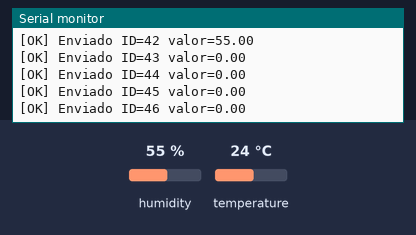
Bench run of a sketch on a simulated ESP32. On the bench: the last lines printed to the serial monitor. The inputs (shaded band) are chosen by the test bench; at power-on: humidity 55 %, temperature 24 °C. The local clock reads 2024-03-15 10:24:30 at power-on unless the sketch sets it.

Above: at 1.2 s.
1.3 s: humidity set to 22 %
At 2.5 s:
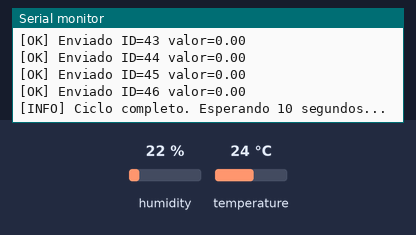
14.0 s: temperature set to 12 °C
16.1 s: humidity set to 40 %
At 22.94 s:
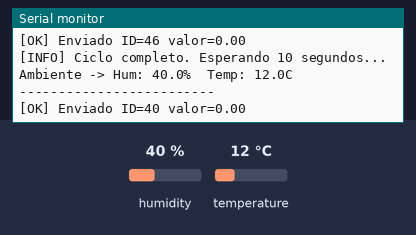
Timing chart, 0 to 24.2 s (numbered marks = the images above; inputs shaded):
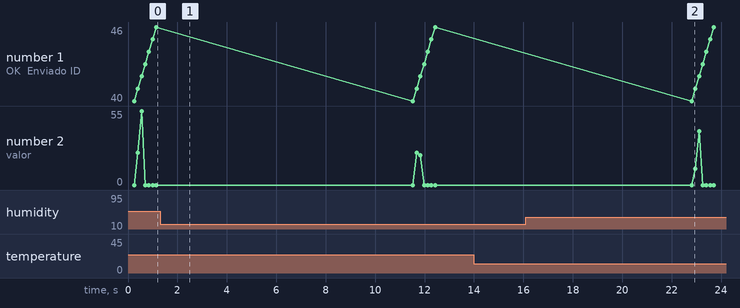

The sketch:

sistema_riego_datalogger.ino
```cpp
// ============================================================================
//  sistema_riego_datalogger.ino
//  ESP32 del Sistema de Riego + envio al Datalogger via ESP-NOW
//
//  Hardware:
//    - RS485 (UART2) para sensor de suelo y NPK
//    - DHT11 para temperatura/humedad ambiente
//    - ESP-NOW para enviar datos al datalogger central
//
//  IDs asignados (deben coincidir con EspPost.php):
//    40 = temperatura_suelo   (RS485)
//    41 = temperatura_ambiente (DHT11)
//    42 = humedad_ambiente     (DHT11)
//    43 = humedad_suelo        (RS485)
//    44 = potasio (K)          (RS485 NPK)
//    45 = fosforo (P)          (RS485 NPK)
//    46 = nitrogeno (N)        (RS485 NPK)
//
//  Formato enviado al datalogger:
//    id_grupo=40&valor1=23.5&fecha_lectura=YYYY-MM-DD&hora_lectura=HH:MM:SS
//
//  El datalogger recibe por ESP-NOW y reenvia por HTTP POST a EspPost.php
// ============================================================================

#include <HardwareSerial.h>
#include <DHT.h>
#include <WiFi.h>
#include <esp_now.h>

// ── RS485 pins ──
#define RXD2 16
#define TXD2 17
#define DERE 14

// ── DHT11 ──
#define DHTPIN 4
#define DHTTYPE DHT11

HardwareSerial RS485(2);
DHT dht(DHTPIN, DHTTYPE);

// ── Frames Modbus ──
uint8_t frameHT[]  = { 0x01, 0x03, 0x00, 0x12, 0x00, 0x02, 0x64, 0x0E };
uint8_t frameNPK[] = { 0x01, 0x03, 0x00, 0x1E, 0x00, 0x03, 0x65, 0xCD };

// ── IDs para el datalogger ──
#define ID_TEMP_SUELO       40
#define ID_TEMP_AMBIENTE    41
#define ID_HUM_AMBIENTE     42
#define ID_HUM_SUELO        43
#define ID_POTASIO          44
#define ID_FOSFORO          45
#define ID_NITROGENO        46

// ── Estructura ESP-NOW (debe coincidir con el datalogger) ──
typedef struct struct_message {
  int   id_grupo;
  float valor1;
  float valor2;
} struct_message;

struct_message datoEnvio;

// ── MAC del datalogger central (cambiar por la real) ──
uint8_t macDatalogger[] = { 0x00, 0x00, 0x00, 0x00, 0x00, 0x00 };

// ── Variables de lectura ──
float tempSuelo      = 0;
float humSuelo       = 0;
float tempAmbiente   = 0;
float humAmbiente    = 0;
float nitrogenoVal   = 0;
float fosforoVal     = 0;
float potasioVal     = 0;

// ── NTP para fecha/hora ──
const char* ntpServer = "time.google.com";
const long  gmtOffset = -18000;
const int   daylight  = 0;

void sendModbus(uint8_t *frame, int len) {
  while (RS485.available()) RS485.read();
  digitalWrite(DERE, HIGH);
  RS485.write(frame, len);
  RS485.flush();
  digitalWrite(DERE, LOW);
}

void enviarDato(int id, float valor) {
  datoEnvio.id_grupo = id;
  datoEnvio.valor1   = valor;
  datoEnvio.valor2   = 0;

  esp_err_t result = esp_now_send(macDatalogger, (uint8_t *)&datoEnvio, sizeof(datoEnvio));

  if (result == ESP_OK) {
    Serial.printf("[OK] Enviado ID=%d valor=%.2f\n", id, valor);
  } else {
    Serial.printf("[ERROR] ID=%d code=%d\n", id, result);
  }

  delay(150);  // Pequena pausa entre envios
}

String getFecha() {
  struct tm timeinfo;
  if (!getLocalTime(&timeinfo)) return "1970-01-01";
  char buf[11];
  strftime(buf, sizeof(buf), "%Y-%m-%d", &timeinfo);
  return String(buf);
}

String getHora() {
  struct tm timeinfo;
  if (!getLocalTime(&timeinfo)) return "00:00:00";
  char buf[9];
  strftime(buf, sizeof(buf), "%H:%M:%S", &timeinfo);
  return String(buf);
}

void setup() {
  Serial.begin(115200);

  // ── RS485 ──
  pinMode(DERE, OUTPUT);
  digitalWrite(DERE, LOW);
  RS485.begin(9600, SERIAL_8N1, RXD2, TXD2);

  // ── DHT ──
  dht.begin();

  // ── WiFi (requerido para ESP-NOW) ──
  WiFi.mode(WIFI_STA);
  WiFi.disconnect();

  // ── ESP-NOW ──
  if (esp_now_init() != ESP_OK) {
    Serial.println("Error ESP-NOW");
    return;
  }

  // Registrar peer (datalogger)
  esp_now_peer_info_t peerInfo = {};
  memcpy(peerInfo.peer_addr, macDatalogger, 6);
  peerInfo.channel = 0;
  peerInfo.encrypt = false;
  if (esp_now_add_peer(&peerInfo) != ESP_OK) {
    Serial.println("Error agregando peer");
    return;
  }

  // ── NTP ──
  configTime(gmtOffset, daylight, ntpServer);

  Serial.println("Sistema de Riego iniciado");
  Serial.println("=========================");
  Serial.println("IDs asignados:");
  Serial.println("  40 = temperatura_suelo (RS485)");
  Serial.println("  41 = temperatura_ambiente (DHT11)");
  Serial.println("  42 = humedad_ambiente (DHT11)");
  Serial.println("  43 = humedad_suelo (RS485)");
  Serial.println("  44 = potasio (RS485 NPK)");
  Serial.println("  45 = fosforo (RS485 NPK)");
  Serial.println("  46 = nitrogeno (RS485 NPK)");
  Serial.println("=========================");
}

void loop() {
  // ============================================================
  // 1) LEER SENSORES
  // ============================================================

  // --- Humedad + Temperatura del SUELO (RS485) ---
  sendModbus(frameHT, sizeof(frameHT));
  delay(100);
  if (RS485.available() >= 9) {
    uint8_t resp[9];
    for (int i = 0; i < 9; i++) resp[i] = RS485.read();

    int humedadRaw      = (resp[3] << 8) | resp[4];
    int temperaturaRaw  = (resp[5] << 8) | resp[6];

    humSuelo  = humedadRaw / 10.0;
    tempSuelo = temperaturaRaw / 10.0;

    Serial.printf("Suelo -> Hum: %.1f%%  Temp: %.1fC\n", humSuelo, tempSuelo);
  }

  // --- NPK (RS485) ---
  sendModbus(frameNPK, sizeof(frameNPK));
  delay(100);
  if (RS485.available() >= 11) {
    uint8_t resp[11];
    for (int i = 0; i < 11; i++) resp[i] = RS485.read();

    nitrogenoVal = (resp[3] << 8) | resp[4];
    fosforoVal   = (resp[5] << 8) | resp[6];
    potasioVal   = (resp[7] << 8) | resp[8];

    Serial.printf("NPK -> N: %.0f  P: %.0f  K: %.0f mg/kg\n", nitrogenoVal, fosforoVal, potasioVal);
  }

  // --- DHT11 (Ambiente) ---
  float h = dht.readHumidity();
  float t = dht.readTemperature();
  if (!isnan(h) && !isnan(t)) {
    humAmbiente  = h;
    tempAmbiente = t;
    Serial.printf("Ambiente -> Hum: %.1f%%  Temp: %.1fC\n", humAmbiente, tempAmbiente);
  } else {
    Serial.println("DHT11 -> Error de lectura");
  }

  Serial.println("-------------------------");

  // ============================================================
  // 2) ENVIAR AL DATALOGGER POR ESP-NOW
  // ============================================================
  // El datalogger recibe: struct { int id; float v1; float v2; }
  // y lo convierte a: id_grupo=XX&valor1=YY&fecha_lectura=...&hora_lectura=...

  enviarDato(ID_TEMP_SUELO,    tempSuelo);
  enviarDato(ID_TEMP_AMBIENTE, tempAmbiente);
  enviarDato(ID_HUM_AMBIENTE,  humAmbiente);
  enviarDato(ID_HUM_SUELO,     humSuelo);
  enviarDato(ID_POTASIO,       potasioVal);
  enviarDato(ID_FOSFORO,       fosforoVal);
  enviarDato(ID_NITROGENO,     nitrogenoVal);

  Serial.println("[INFO] Ciclo completo. Esperando 10 segundos...\n");
  delay(10000);
}
```

Measured:
- after the input at 16.1 s, the serial monitor: prints a new line after 6.7 s (image 2)
